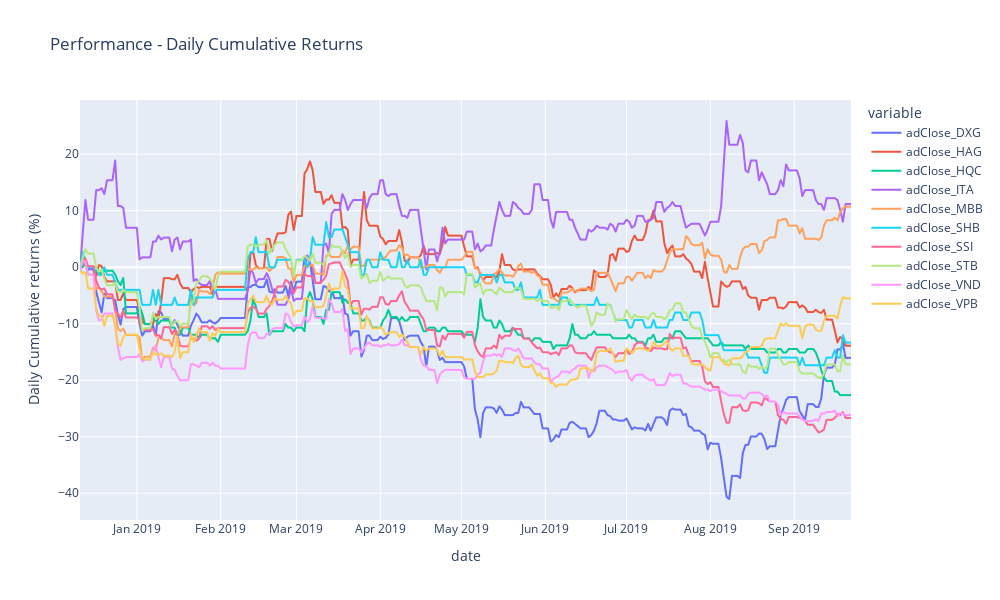

The code cell stored with this chart in its notebook:
### Markdown cell above
## **Gatev Data Normalization**

### Code cell
df_finance_cum_daily_returns_train_first_period = gatev_dist.gatev_data_normalize(df_finance_train_first_period)

### Figure 1 — Plotly figure (JSON) as saved in the notebook; plotly's stock layout.template omitted (floating-point values rounded to 4 significant figures; data arrays with more than 128 entries replaced by an {"elided": "..."} marker saying what was removed)
{"data": [{"hovertemplate": "variable=adClose_DXG<br>date=%{x}<br>value=%{y}<extra></extra>", "legendgroup": "adClose_DXG", "line": {"color": "#636efa", "dash": "solid"}, "marker": {"symbol": "circle"}, "mode": "lines", "name": "adClose_DXG", "showlegend": true, "type": "scattergl", "x": {"elided": "286 str values"}, "xaxis": "x", "y": {"elided": "286 float values"}, "yaxis": "y"}, {"hovertemplate": "variable=adClose_HAG<br>date=%{x}<br>value=%{y}<extra></extra>", "legendgroup": "adClose_HAG", "line": {"color": "#EF553B", "dash": "solid"}, "marker": {"symbol": "circle"}, "mode": "lines", "name": "adClose_HAG", "showlegend": true, "type": "scattergl", "x": {"elided": "286 str values"}, "xaxis": "x", "y": {"elided": "286 float values"}, "yaxis": "y"}, {"hovertemplate": "variable=adClose_HQC<br>date=%{x}<br>value=%{y}<extra></extra>", "legendgroup": "adClose_HQC", "line": {"color": "#00cc96", "dash": "solid"}, "marker": {"symbol": "circle"}, "mode": "lines", "name": "adClose_HQC", "showlegend": true, "type": "scattergl", "x": {"elided": "286 str values"}, "xaxis": "x", "y": {"elided": "286 float values"}, "yaxis": "y"}, {"hovertemplate": "variable=adClose_ITA<br>date=%{x}<br>value=%{y}<extra></extra>", "legendgroup": "adClose_ITA", "line": {"color": "#ab63fa", "dash": "solid"}, "marker": {"symbol": "circle"}, "mode": "lines", "name": "adClose_ITA", "showlegend": true, "type": "scattergl", "x": {"elided": "286 str values"}, "xaxis": "x", "y": {"elided": "286 float values"}, "yaxis": "y"}, {"hovertemplate": "variable=adClose_MBB<br>date=%{x}<br>value=%{y}<extra></extra>", "legendgroup": "adClose_MBB", "line": {"color": "#FFA15A", "dash": "solid"}, "marker": {"symbol": "circle"}, "mode": "lines", "name": "adClose_MBB", "showlegend": true, "type": "scattergl", "x": {"elided": "286 str values"}, "xaxis": "x", "y": {"elided": "286 float values"}, "yaxis": "y"}, {"hovertemplate": "variable=adClose_SHB<br>date=%{x}<br>value=%{y}<extra></extra>", "legendgroup": "adClose_SHB", "line": {"color": "#19d3f3", "dash": "solid"}, "marker": {"symbol": "circle"}, "mode": "lines", "name": "adClose_SHB", "showlegend": true, "type": "scattergl", "x": {"elided": "286 str values"}, "xaxis": "x", "y": {"elided": "286 float values"}, "yaxis": "y"}, {"hovertemplate": "variable=adClose_SSI<br>date=%{x}<br>value=%{y}<extra></extra>", "legendgroup": "adClose_SSI", "line": {"color": "#FF6692", "dash": "solid"}, "marker": {"symbol": "circle"}, "mode": "lines", "name": "adClose_SSI", "showlegend": true, "type": "scattergl", "x": {"elided": "286 str values"}, "xaxis": "x", "y": {"elided": "286 float values"}, "yaxis": "y"}, {"hovertemplate": "variable=adClose_STB<br>date=%{x}<br>value=%{y}<extra></extra>", "legendgroup": "adClose_STB", "line": {"color": "#B6E880", "dash": "solid"}, "marker": {"symbol": "circle"}, "mode": "lines", "name": "adClose_STB", "showlegend": true, "type": "scattergl", "x": {"elided": "286 str values"}, "xaxis": "x", "y": {"elided": "286 float values"}, "yaxis": "y"}, {"hovertemplate": "variable=adClose_VND<br>date=%{x}<br>value=%{y}<extra></extra>", "legendgroup": "adClose_VND", "line": {"color": "#FF97FF", "dash": "solid"}, "marker": {"symbol": "circle"}, "mode": "lines", "name": "adClose_VND", "showlegend": true, "type": "scattergl", "x": {"elided": "286 str values"}, "xaxis": "x", "y": {"elided": "286 float values"}, "yaxis": "y"}, {"hovertemplate": "variable=adClose_VPB<br>date=%{x}<br>value=%{y}<extra></extra>", "legendgroup": "adClose_VPB", "line": {"color": "#FECB52", "dash": "solid"}, "marker": {"symbol": "circle"}, "mode": "lines", "name": "adClose_VPB", "showlegend": true, "type": "scattergl", "x": {"elided": "286 str values"}, "xaxis": "x", "y": {"elided": "286 float values"}, "yaxis": "y"}], "layout": {"height": 600, "legend": {"title": {"text": "variable"}, "tracegroupgap": 0}, "title": {"text": "Performance - Daily Cumulative Returns"}, "width": 1000, "xaxis": {"anchor": "y", "domain": [0, 1], "title": {"text": "date"}}, "yaxis": {"anchor": "x", "domain": [0, 1], "title": {"text": "Daily Cumulative returns (%)"}}}}
